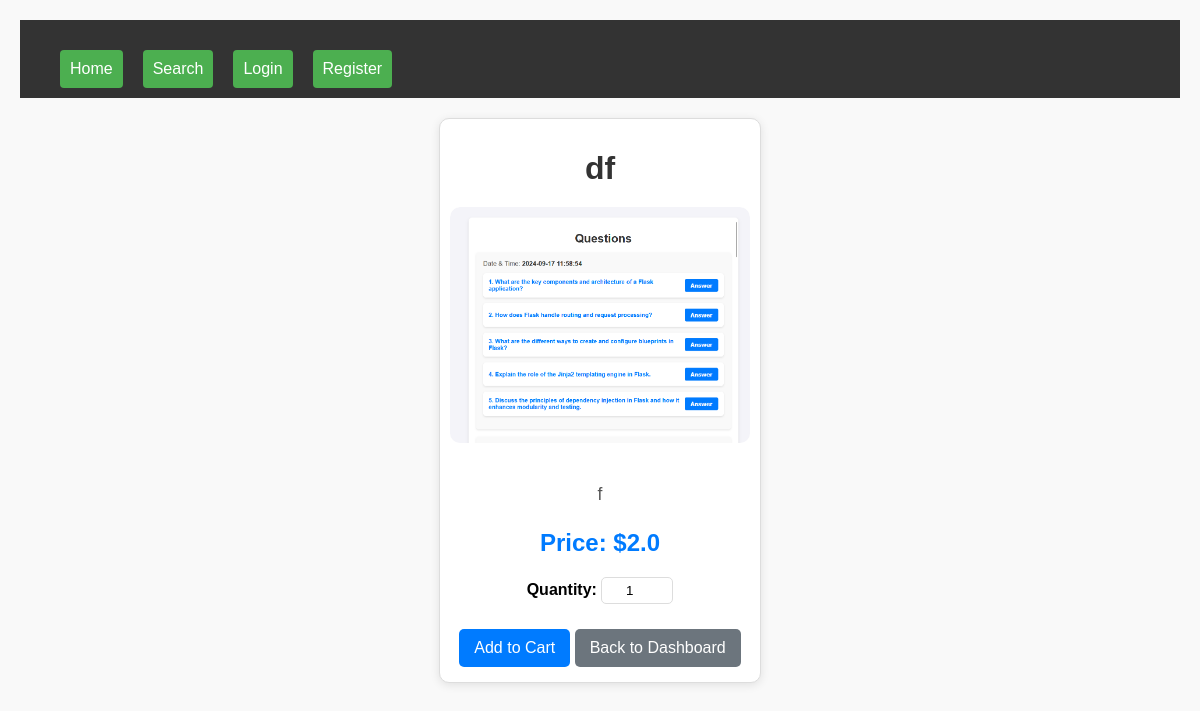
Page /product/1 on the committed database.
### app.py (models this page shows)
class Product(db.Model):
    __tablename__ = 'products'
    id = db.Column(db.Integer, primary_key=True)
    name = db.Column(db.String(100), nullable=False)
    category = db.Column(db.String(50), nullable=False)
    description = db.Column(db.Text, nullable=False)
    price = db.Column(db.Float, nullable=False)
    image_file = db.Column(db.String(120), nullable=False)
    admin_id = db.Column(db.Integer, db.ForeignKey('users.id'), nullable=False)
    admin = db.relationship('User', backref='products')

### app.py (the view)
@app.route('/product/<int:product_id>')
def product(product_id):
    product = Product.query.get_or_404(product_id)
    return render_template('product.html', product=product)

### templates/product.html (shortened to what this page needs)
{% extends 'base.html' %}
{% block content %}
    <div class="product-detail-container">
        <h1 class="product-name">{{ product.name }}</h1>
        <div class="product-image-container">
            <img src="{{ url_for('static', filename='uploads/' + product.image_file) }}" alt="{{ product.name }}" class="product-image">
        </div>
        <div class="product-info">
            <p class="product-description">{{ product.description }}</p>
            <p class="product-price">Price: ${{ product.price }}</p>
            <div class="quantity-container">
                <label for="quantity">Quantity:</label>
                <input type="number" id="quantity" name="quantity" min="1" value="1" class="quantity-input">
            </div>
            <a href="{{ url_for('add_to_cart', product_id=product.id, quantity=1) }}" class="btn" id="add-to-cart">Add to Cart</a>
            <a href="{{ url_for('admin_dashboard') }}" class="btn btn-back">Back to Dashboard</a>
        </div>
    </div>
{% endblock %}

### static/styles.css (style rules this page uses)
body { font-family: Arial, sans-serif; background-color: #f9f9f9; margin: 0; padding: 20px; }
h1 { text-align: center; color: #333; }
a { display: inline-block; margin-top: 20px; padding: 10px 20px; background-color: #4CAF50; color: white; text-decoration: none; border-radius: 4px; }
h1 { text-align: center; margin-bottom: 20px; font-size: 2.5em; }
label { margin: 10px 0 5px; font-weight: bold; }

### templates/product.html (style rules this page uses)
.product-detail-container { display: flex; flex-direction: column; align-items: center; max-width: 300px; margin: 20px auto; padding: 10px; border: 1px solid #ddd; border-radius: 10px; box-shadow: 0 2px 10px rgba(0, 0, 0, 0.1); background-color: #fff; }
.product-name { font-size: 2em; margin-bottom: 20px; color: #333; }
.product-image-container { max-width: 100%; overflow: hidden; border-radius: 10px; margin-bottom: 20px; }
.product-image { max-width: 100%; height: auto; border-radius: 10px; transition: transform 0.3s; }
.product-info { text-align: center; }
.product-description { font-size: 1.1em; color: #555; margin-bottom: 20px; }
.product-price { font-size: 1.5em; font-weight: bold; color: #007bff; margin-bottom: 20px; }
.quantity-container { margin-bottom: 20px; }
.quantity-input { width: 60px; padding: 5px; border: 1px solid #ddd; border-radius: 5px; text-align: center; }
.btn { display: inline-block; background-color: #007bff; color: white; border: none; border-radius: 5px; padding: 10px 15px; cursor: pointer; text-decoration: none; transition: background-color 0.3s; margin: 5px 0; }
.btn-back { background-color: #6c757d; }

### rows in the picture
Product: name "df", image_file (picture), description "f", price "2.0"
